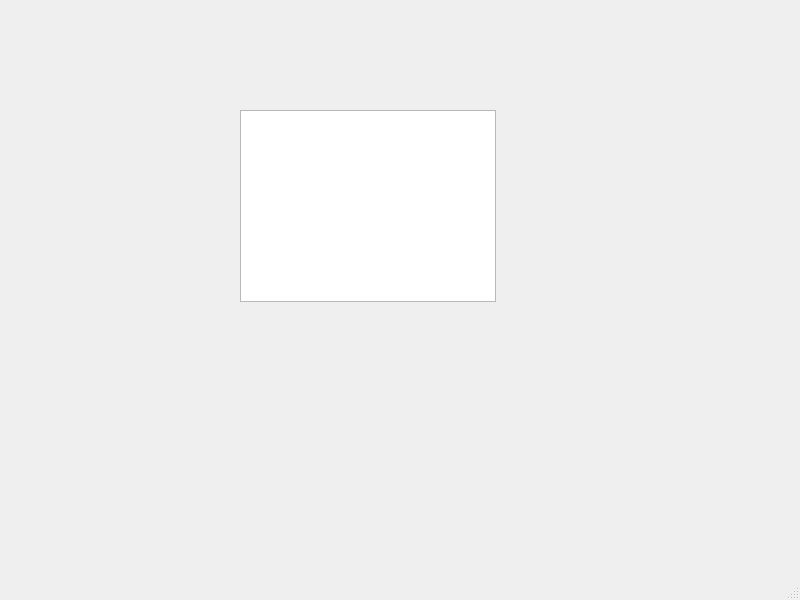
<?xml version="1.0" encoding="UTF-8"?>
<ui version="4.0">
 <class>MainWindow</class>
 <widget class="QMainWindow" name="MainWindow">
  <property name="geometry">
   <rect>
    <x>0</x>
    <y>0</y>
    <width>800</width>
    <height>600</height>
   </rect>
  </property>
  <property name="windowTitle">
   <string>MainWindow</string>
  </property>
  <widget class="QWidget" name="centralwidget">
   <widget class="View" name="graphicsView">
    <property name="geometry">
     <rect>
      <x>240</x>
      <y>110</y>
      <width>256</width>
      <height>192</height>
     </rect>
    </property>
   </widget>
  </widget>
  <widget class="QMenuBar" name="menubar">
   <property name="geometry">
    <rect>
     <x>0</x>
     <y>0</y>
     <width>800</width>
     <height>22</height>
    </rect>
   </property>
  </widget>
  <widget class="QStatusBar" name="statusbar"/>
 </widget>
 <customwidgets>
  <customwidget>
   <class>View</class>
   <extends>QGraphicsView</extends>
   <header location="global">view.h</header>
  </customwidget>
 </customwidgets>
 <resources/>
 <connections/>
</ui>
